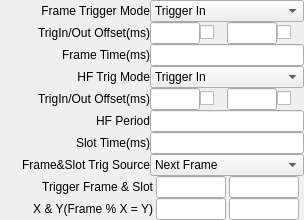
<?xml version="1.0" encoding="UTF-8"?>
<ui version="4.0">
 <class>QFrameSlotTrigWidget</class>
 <widget class="QWidget" name="QFrameSlotTrigWidget">
  <property name="geometry">
   <rect>
    <x>0</x>
    <y>0</y>
    <width>304</width>
    <height>220</height>
   </rect>
  </property>
  <property name="sizePolicy">
   <sizepolicy hsizetype="Expanding" vsizetype="Fixed">
    <horstretch>0</horstretch>
    <verstretch>0</verstretch>
   </sizepolicy>
  </property>
  <property name="windowTitle">
   <string>Form</string>
  </property>
  <layout class="QVBoxLayout" name="verticalLayout">
   <property name="spacing">
    <number>0</number>
   </property>
   <property name="leftMargin">
    <number>0</number>
   </property>
   <property name="topMargin">
    <number>0</number>
   </property>
   <property name="rightMargin">
    <number>0</number>
   </property>
   <property name="bottomMargin">
    <number>0</number>
   </property>
   <item>
    <layout class="QHBoxLayout" name="horizontalLayout_0">
     <item>
      <widget class="QLabel" name="labelFrameTrigMode">
       <property name="sizePolicy">
        <sizepolicy hsizetype="Fixed" vsizetype="Fixed">
         <horstretch>0</horstretch>
         <verstretch>0</verstretch>
        </sizepolicy>
       </property>
       <property name="minimumSize">
        <size>
         <width>150</width>
         <height>0</height>
        </size>
       </property>
       <property name="text">
        <string>Frame Trigger Mode</string>
       </property>
       <property name="alignment">
        <set>Qt::AlignRight|Qt::AlignTrailing|Qt::AlignVCenter</set>
       </property>
      </widget>
     </item>
     <item>
      <widget class="QComboBox" name="comboBoxFrameTrigMode">
       <item>
        <property name="text">
         <string>Trigger In</string>
        </property>
       </item>
       <item>
        <property name="text">
         <string>Trigger Out</string>
        </property>
       </item>
      </widget>
     </item>
    </layout>
   </item>
   <item>
    <layout class="QHBoxLayout" name="horizontalLayout_1">
     <item>
      <widget class="QLabel" name="labelFrameTrigInOutOffset">
       <property name="sizePolicy">
        <sizepolicy hsizetype="Fixed" vsizetype="Fixed">
         <horstretch>0</horstretch>
         <verstretch>0</verstretch>
        </sizepolicy>
       </property>
       <property name="minimumSize">
        <size>
         <width>150</width>
         <height>0</height>
        </size>
       </property>
       <property name="text">
        <string>TrigIn/Out Offset(ms)</string>
       </property>
       <property name="alignment">
        <set>Qt::AlignRight|Qt::AlignTrailing|Qt::AlignVCenter</set>
       </property>
      </widget>
     </item>
     <item>
      <widget class="QLineEdit" name="lineEditFrameTrigInOffset">
       <property name="maximumSize">
        <size>
         <width>50</width>
         <height>16777215</height>
        </size>
       </property>
      </widget>
     </item>
     <item>
      <widget class="QCheckBox" name="checkBoxFrameTrigInOffset">
       <property name="text">
        <string/>
       </property>
      </widget>
     </item>
     <item>
      <widget class="QLineEdit" name="lineEditFrameTrigOutOffset">
       <property name="maximumSize">
        <size>
         <width>50</width>
         <height>16777215</height>
        </size>
       </property>
      </widget>
     </item>
     <item>
      <widget class="QCheckBox" name="checkBoxFrameTrigOutOffset">
       <property name="text">
        <string/>
       </property>
      </widget>
     </item>
    </layout>
   </item>
   <item>
    <layout class="QHBoxLayout" name="horizontalLayout_2">
     <item>
      <widget class="QLabel" name="labelFrameTime">
       <property name="sizePolicy">
        <sizepolicy hsizetype="Fixed" vsizetype="Fixed">
         <horstretch>0</horstretch>
         <verstretch>0</verstretch>
        </sizepolicy>
       </property>
       <property name="minimumSize">
        <size>
         <width>150</width>
         <height>0</height>
        </size>
       </property>
       <property name="text">
        <string>Frame Time(ms)</string>
       </property>
       <property name="alignment">
        <set>Qt::AlignRight|Qt::AlignTrailing|Qt::AlignVCenter</set>
       </property>
      </widget>
     </item>
     <item>
      <widget class="QLineEdit" name="lineEditFrameTime"/>
     </item>
    </layout>
   </item>
   <item>
    <layout class="QHBoxLayout" name="horizontalLayout_3">
     <item>
      <widget class="QLabel" name="labelHFTrigMode">
       <property name="sizePolicy">
        <sizepolicy hsizetype="Fixed" vsizetype="Fixed">
         <horstretch>0</horstretch>
         <verstretch>0</verstretch>
        </sizepolicy>
       </property>
       <property name="minimumSize">
        <size>
         <width>150</width>
         <height>0</height>
        </size>
       </property>
       <property name="text">
        <string>HF Trig Mode</string>
       </property>
       <property name="alignment">
        <set>Qt::AlignRight|Qt::AlignTrailing|Qt::AlignVCenter</set>
       </property>
      </widget>
     </item>
     <item>
      <widget class="QComboBox" name="comboBoxHFTrigMode">
       <item>
        <property name="text">
         <string>Trigger In</string>
        </property>
       </item>
       <item>
        <property name="text">
         <string>Trigger Out</string>
        </property>
       </item>
      </widget>
     </item>
    </layout>
   </item>
   <item>
    <layout class="QHBoxLayout" name="horizontalLayout_4">
     <item>
      <widget class="QLabel" name="labelHFTrigInOutOffset">
       <property name="sizePolicy">
        <sizepolicy hsizetype="Fixed" vsizetype="Fixed">
         <horstretch>0</horstretch>
         <verstretch>0</verstretch>
        </sizepolicy>
       </property>
       <property name="minimumSize">
        <size>
         <width>150</width>
         <height>0</height>
        </size>
       </property>
       <property name="text">
        <string>TrigIn/Out Offset(ms)</string>
       </property>
       <property name="alignment">
        <set>Qt::AlignRight|Qt::AlignTrailing|Qt::AlignVCenter</set>
       </property>
      </widget>
     </item>
     <item>
      <widget class="QLineEdit" name="lineEditHFTrigInOffset">
       <property name="maximumSize">
        <size>
         <width>50</width>
         <height>16777215</height>
        </size>
       </property>
      </widget>
     </item>
     <item>
      <widget class="QCheckBox" name="checkBoxHFTrigInOffset">
       <property name="text">
        <string/>
       </property>
      </widget>
     </item>
     <item>
      <widget class="QLineEdit" name="lineEditHFTrigOutOffset">
       <property name="maximumSize">
        <size>
         <width>50</width>
         <height>16777215</height>
        </size>
       </property>
      </widget>
     </item>
     <item>
      <widget class="QCheckBox" name="checkBoxHFTrigOutOffset">
       <property name="text">
        <string/>
       </property>
      </widget>
     </item>
    </layout>
   </item>
   <item>
    <layout class="QHBoxLayout" name="horizontalLayout_5">
     <item>
      <widget class="QLabel" name="labelHPPeriod">
       <property name="sizePolicy">
        <sizepolicy hsizetype="Fixed" vsizetype="Fixed">
         <horstretch>0</horstretch>
         <verstretch>0</verstretch>
        </sizepolicy>
       </property>
       <property name="minimumSize">
        <size>
         <width>150</width>
         <height>0</height>
        </size>
       </property>
       <property name="text">
        <string>HF Period</string>
       </property>
       <property name="alignment">
        <set>Qt::AlignRight|Qt::AlignTrailing|Qt::AlignVCenter</set>
       </property>
      </widget>
     </item>
     <item>
      <widget class="QLineEdit" name="lineEditHFPeriod"/>
     </item>
    </layout>
   </item>
   <item>
    <layout class="QHBoxLayout" name="horizontalLayout_6">
     <item>
      <widget class="QLabel" name="labelSlotTime">
       <property name="sizePolicy">
        <sizepolicy hsizetype="Fixed" vsizetype="Fixed">
         <horstretch>0</horstretch>
         <verstretch>0</verstretch>
        </sizepolicy>
       </property>
       <property name="minimumSize">
        <size>
         <width>150</width>
         <height>0</height>
        </size>
       </property>
       <property name="text">
        <string>Slot Time(ms)</string>
       </property>
       <property name="alignment">
        <set>Qt::AlignRight|Qt::AlignTrailing|Qt::AlignVCenter</set>
       </property>
      </widget>
     </item>
     <item>
      <widget class="QLineEdit" name="lineEditSlotTime"/>
     </item>
    </layout>
   </item>
   <item>
    <layout class="QHBoxLayout" name="horizontalLayout_7">
     <item>
      <widget class="QLabel" name="labelFrameTrigSrc">
       <property name="sizePolicy">
        <sizepolicy hsizetype="Fixed" vsizetype="Fixed">
         <horstretch>0</horstretch>
         <verstretch>0</verstretch>
        </sizepolicy>
       </property>
       <property name="minimumSize">
        <size>
         <width>150</width>
         <height>0</height>
        </size>
       </property>
       <property name="text">
        <string>Frame&amp;Slot Trig Source</string>
       </property>
       <property name="alignment">
        <set>Qt::AlignRight|Qt::AlignTrailing|Qt::AlignVCenter</set>
       </property>
      </widget>
     </item>
     <item>
      <widget class="QComboBox" name="comboBoxFrameTrigSrc">
       <item>
        <property name="text">
         <string>Next Frame</string>
        </property>
       </item>
       <item>
        <property name="text">
         <string>Spec Frame</string>
        </property>
       </item>
       <item>
        <property name="text">
         <string>Frame%X=Y</string>
        </property>
       </item>
      </widget>
     </item>
    </layout>
   </item>
   <item>
    <layout class="QHBoxLayout" name="horizontalLayout_8">
     <item>
      <widget class="QLabel" name="labelTrigFrameSlot">
       <property name="sizePolicy">
        <sizepolicy hsizetype="Fixed" vsizetype="Fixed">
         <horstretch>0</horstretch>
         <verstretch>0</verstretch>
        </sizepolicy>
       </property>
       <property name="minimumSize">
        <size>
         <width>150</width>
         <height>0</height>
        </size>
       </property>
       <property name="text">
        <string>Trigger Frame &amp; Slot</string>
       </property>
       <property name="alignment">
        <set>Qt::AlignRight|Qt::AlignTrailing|Qt::AlignVCenter</set>
       </property>
      </widget>
     </item>
     <item>
      <widget class="QLineEdit" name="lineEditTrigFrame">
       <property name="maximumSize">
        <size>
         <width>70</width>
         <height>16777215</height>
        </size>
       </property>
      </widget>
     </item>
     <item>
      <widget class="QLineEdit" name="lineEditTrigSlot">
       <property name="maximumSize">
        <size>
         <width>70</width>
         <height>16777215</height>
        </size>
       </property>
      </widget>
     </item>
    </layout>
   </item>
   <item>
    <layout class="QHBoxLayout" name="horizontalLayout_9">
     <item>
      <widget class="QLabel" name="labelTrigXY">
       <property name="sizePolicy">
        <sizepolicy hsizetype="Fixed" vsizetype="Fixed">
         <horstretch>0</horstretch>
         <verstretch>0</verstretch>
        </sizepolicy>
       </property>
       <property name="minimumSize">
        <size>
         <width>150</width>
         <height>0</height>
        </size>
       </property>
       <property name="text">
        <string>X &amp; Y(Frame % X = Y)</string>
       </property>
       <property name="alignment">
        <set>Qt::AlignRight|Qt::AlignTrailing|Qt::AlignVCenter</set>
       </property>
      </widget>
     </item>
     <item>
      <widget class="QLineEdit" name="lineEditTrigX">
       <property name="maximumSize">
        <size>
         <width>70</width>
         <height>16777215</height>
        </size>
       </property>
      </widget>
     </item>
     <item>
      <widget class="QLineEdit" name="lineEditTrigY">
       <property name="maximumSize">
        <size>
         <width>70</width>
         <height>16777215</height>
        </size>
       </property>
      </widget>
     </item>
    </layout>
   </item>
  </layout>
 </widget>
 <resources/>
 <connections/>
</ui>
